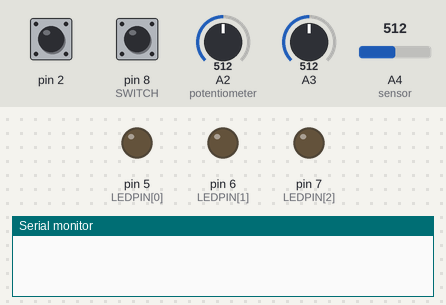
Recording of a sketch running on a simulated Arduino Mega 2560, built with avr-gcc and run on an emulated ATmega2560. Shown: output pins drawn as LEDs (lit = HIGH), the last lines printed to the serial monitor. The test bench sets the inputs (shaded band); at power-on: pin 2 HIGH, pin 8 (SWITCH) LOW, A2 (potentiometer) = 512, A3 = 512, A4 (sensor) = 512.

Above: at 0.6 s.
At 121.9 s:
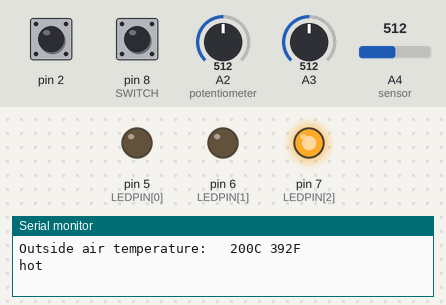
Timing chart, 0 to 123.4 s (numbered marks = the images above):
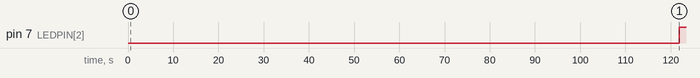

The sketch:

environmentalDataLogger.ino
```cpp
#include <SoftwareSerial.h>
#include <TimerThree.h>
SoftwareSerial LCD(3, 9);

// variables
const int SWITCH = 8, TIMER = 2;
const int LEDPIN[] = {5, 6, 7}; // red, yellow, green
int TESTMODE, time = 0;
volatile int redLEDstate = 1, LCDsetting = 1;

float windReadings[6];
float windAvg1, FullWindAvg1, windAvg2, FullWindAvg2;
float lightReading, FullLightReading, airReading, FullAirReading;

//---------------------------------------------------------------------------------------------------------------------------------//

void setup() {
  LCD.begin(9600);   delay(500);
  LCDclear();  // clear display

  Serial.begin(9600);
  analogRead(A2); // potentiometer
  analogRead(A3); // photo resistor
  analogRead(A4); // temp sensor
  pinMode(SWITCH, INPUT);

  Timer3.initialize(100000);
  Timer3.attachInterrupt(blinkLED);
  attachInterrupt(digitalPinToInterrupt(2), Press, FALLING);

  for (int i = 0; i < 3; i++){ // initalize each LED pin
    pinMode(LEDPIN[i], OUTPUT);
    digitalWrite(LEDPIN[i], LOW);
  }
}

//---------------------------------------------------------------------------------------------------------------------------------//

void loop() {

  for (int j = 0; j < 10; j++){ //FULL MODE - loop to store readings every 10 mins
  TESTMODE = digitalRead(SWITCH);

    for (int i = 0; i < 6; i++){ //TEST MODE - loop to store all readings in 1 min
      noInterrupts();
      windReadings[i] = analogRead(A2)/64;
      lightReading += analogRead(A3);
      airReading += celsius(analogRead(A4));
      windAvg1 += windReadings[i];
      interrupts();
      delay(TIMER*1000); // take reading every 10s
      }

    // 1 min data avg over 6 ten second readings
    windAvg1/=6;
    lightReading/=6;
    airReading/=6;

    LCDdisplay();

    if (TESTMODE == HIGH){
      printHeader();
      WindSpeed(windAvg1, windAvg2);
      ambient(lightReading, LEDPIN[1]);
      airTemp(airReading, LEDPIN[2]);
    }

    FullWindAvg1 += windAvg1;
    FullLightReading += lightReading;
    FullAirReading += airReading;

    windAvg2 = windAvg1; // set second to first
    windAvg1 = 0;
    lightReading = 0;
    airReading = 0;
  }

  // 10 min data avg over 10 one min readings
  FullWindAvg1/=10;
  FullLightReading/=10;
  FullAirReading/=10;

  if (TESTMODE == LOW){
    printHeader();
    WindSpeed(FullWindAvg1, FullWindAvg2);
    ambient(FullLightReading, LEDPIN[1]);
    airTemp(FullAirReading, LEDPIN[2]);
  }

  FullWindAvg2 = FullWindAvg1; //set second to first
  FullLightReading = 0;
  FullAirReading = 0;
}

//---------------------------------------------------------------------------------------------------------------------------------//

void Press(){
  if (LCDsetting < 3)
    LCDsetting++;
  else
    LCDsetting = 1;
   delay(200);
}

void LCDdisplay(){
  LCDclear();
  switch(LCDsetting){
    case 1:
      LCDtemperature(airReading);
       break;
    case 2:
      LCDlight(lightReading);
       break;
    case 3:
      LCDwind(windAvg1, windAvg2); break;
  }
}
void LCDclear(){
  LCD.write(254); // move cursor to beginning of first line
  LCD.write(128);
  LCD.write("                                                "); // clear display
  LCD.write(254); // move cursor to beginning of first line
  LCD.write(128);
}

void LCDtemperature(int temp){
 char tempstring[10], tempstring2[10];

  LCD.write("Temperature:");
  LCD.write("    ");
  LCD.write("                ");
  sprintf(tempstring,"%4d",temp);
  sprintf(tempstring2,"%4d",(temp*9/5+32));
  LCD.write(tempstring);  LCD.write("C ");
  LCD.write(tempstring2); LCD.write("F");
}

void LCDlight(int lux){

  const int lightLimit[] = {100, 350, 650, 1023};
  const String lightReading[] = {"dark", "overcast","brght","sunny"};

  LCD.write("Light:");
  LCD.write("          ");
  LCD.write("                ");
  if (lux < 100)        { LCD.write("Dark");     }
  else if (lux < 350)   { LCD.write("Overcast"); }
  else if (lux < 650)   { LCD.write("Bright");   }
  else if (lux < 1023)  { LCD.write("Sunny");    }
}

void LCDwind(int wind1, int wind2){
  LCD.write("Wind:");
  LCD.write("           ");
  LCD.write("                ");
      if      (wind1==wind2 && wind1==7 || wind1==8)    {   LCD.write("Still");     }
      else if (wind1==wind2 && wind1>=3 && wind1<=6)    {   LCD.write("Windy");     }
      else if (wind1==wind2 && wind1>=9 && wind1<=12)   {   LCD.write("Windy");     }
      else if (wind1==wind2 && wind1>=0 && wind1<=2)    {   LCD.write("Stormy");    }
      else if (wind1==wind2 && wind1>=13 && wind1<=15)  {   LCD.write("Stormy");    }

      else if (wind1!=wind2 && wind1>=6 && wind1<=9)    {   LCD.write("Breezy");    }
      else if (wind1!=wind2 && wind1>=0 && wind1<=5)    {   LCD.write("Gusty");     }
      else if (wind1!=wind2 && wind1>=10 && wind1<=15)  {   LCD.write("Gusty");     }
      else                                              {   LCD.write("No Wind Data"); }
      LCD.write("           ");
}

void WindSpeed(float wind1, float wind2){
  Serial.print("Wind:                      ");

  if (wind1==wind2 && wind1==7 || wind1==8){
    Serial.println("Still");
    redLEDstate = 1;
    }
  else if (wind1==wind2 && wind1>=3 && wind1<=6){
    Serial.println("Windy");
    redLEDstate = 3;
  }
  else if (wind1==wind2 && wind1>=9 && wind1<=12){
    Serial.println("Windy");
    redLEDstate = 3;
  }
  else if (wind1==wind2 && wind1>=0 && wind1<=2){
    Serial.println("Stormy");
    redLEDstate = 2;
    }
  else if (wind1==wind2 && wind1>=13 && wind1<=15){
    Serial.println("Stormy");
    redLEDstate = 2;
  }
  else if (wind1!=wind2 && wind1>=6 && wind1<=9){
    Serial.println("Breezy");
    redLEDstate = 3;
  }
  else if (wind1!=wind2 && wind1>=0 && wind1<=5){
    Serial.println("Gusty");
    redLEDstate = 3;
  }
  else if (wind1!=wind2 && wind1>=10 && wind1<=15){
    Serial.println("Gusty");
    redLEDstate = 3; }
  }

void ambient(int lux, int LEDpin){
  int luxLimit[] = {100, 350, 650, 1023};
  String luxReading[] = {"less than 100 lux   dark",
                         "100-1000 lux        overcast",
                         "1000-10000 lux      bright",
                         "over 10000 lux      sunny"};
  digitalWrite(LEDpin,LOW);
  Serial.print("Outside ambient light:   ");

  for (int i = 0; i < 4; i++){
    if (lux < luxLimit[i]){
      Serial.print("  ");
      Serial.println(luxReading[i]);
        if (luxReading[i] == "sunny")
          digitalWrite(LEDpin, HIGH);
    break;
    }
  }
}

void airTemp(int temp, int LEDpin){
  int tempLimit[] = {0, 15, 25, 1000}; //celsius
  String tempReading[] = {"below freezing", "cool", "warm", "hot"};
  Serial.print("Outside air temperature:   ");
  Serial.print(temp);
  Serial.print("C ");
  Serial.print(temp*9/5+32);
  Serial.print("F             ");

  for (int i = 0; i < 4; i++){
    if (temp < tempLimit[i]){
      Serial.println(tempReading[i]);
        if (tempReading[i] == "warm" or tempReading[i] == "hot")
          digitalWrite(LEDpin, HIGH);
    break;
    }
  }
}

void blinkLED(){
   switch (redLEDstate){
    case 1: // off
      digitalWrite(LEDPIN[0], LOW); break; // off
    case 2:
      digitalWrite(LEDPIN[0], HIGH); break; // on
    case 3:
      digitalWrite(LEDPIN[0], digitalRead(LEDPIN[0])^1); break; // blink
   }
}

void printHeader(){
  Serial.println("-------------------------------------------------------");
  Serial.print("Mount Lake Resort. Date: 25 Feb 2020. Time: 10:");
  Serial.println(time);
  Serial.println("Location: Peak Lake");
  Serial.println("-------------------------------------------------------");
  time++;
}

float celsius(float reading){ //convert the voltage reading to temperature
  float voltage = reading*5.0;
  voltage /= 1024.0;
  float celsius  = (voltage - 0.5) * 100;
  return celsius;
}
```

Measured:
- by itself, pin 7 (LEDPIN[2]): LOW → HIGH at 122 s
